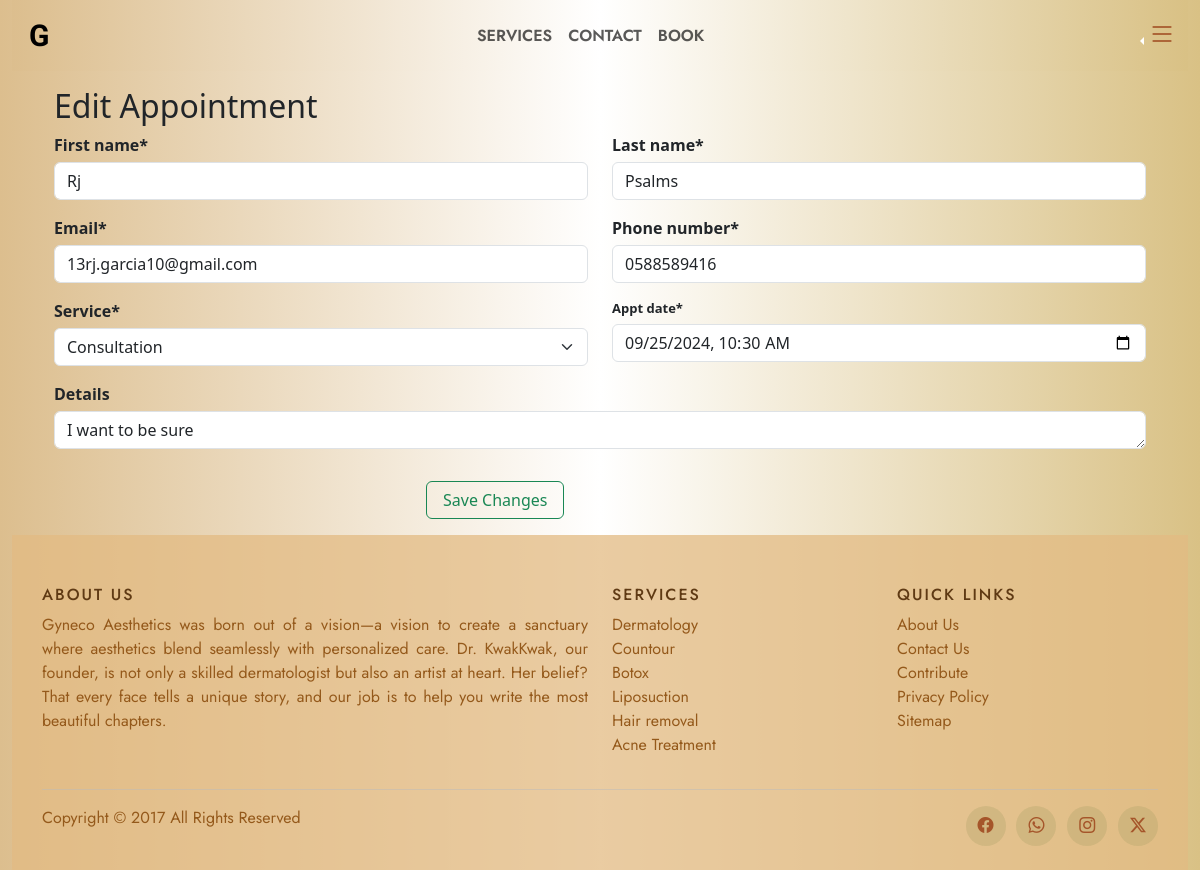
The page /edit_appointment/48/ on the database its author committed.
### website/models.py (models this page shows, shortened)
class Patient(models.Model):
    first_name = models.CharField(max_length=100)
    last_name = models.CharField(max_length=100)
    service = models.ForeignKey(Category, on_delete=models.CASCADE, related_name="type_of")
    email = models.EmailField()
    phone_number = models.CharField(max_length=16)
    details = models.TextField(max_length=3000, null=True, blank=True)
    appt_date = models.DateTimeField()
    date_added = models.DateTimeField(auto_now_add=True)
    is_active = models.BooleanField(default=True, blank=True)
    is_done = models.BooleanField(default=False, blank=True)
    is_confirmed = models.BooleanField(default=False, blank=True)
    user = models.ForeignKey(settings.AUTH_USER_MODEL, on_delete=models.CASCADE, null=True, blank=True, related_name="booker")

### website/views.py (the view)
# urls.py: path('edit_appointment/<int:appointment_id>/', views.edit_appointment, name='edit_appointment'),
def edit_appointment(request, appointment_id):
    appointment = get_object_or_404(Patient, id=appointment_id)
    if request.method == 'POST':
        form = PatientForm(request.POST, instance=appointment)
        if form.is_valid():
            form.save()
            messages.success(request, 'Appointment updated successfully.')
            return redirect('active_appointments')
    else:
        form = PatientForm(instance=appointment)
    return render(request, 'website/edit_appointment.html', {'form': form, 'appointment_id': appointment_id})

### website/models.py (called while the page is built)
    def __str__(self):
        return self.type

### website/templates/website/edit_appointment.html (shortened to what this page needs)
{% extends 'website/layout.html' %}
{% load static %}
{% load crispy_forms_tags %}
{% block body %}
<div class="container">
  <div class="container">
    <h2>Edit Appointment</h2>
           <form action="{% url 'edit_appointment' appointment_id %}" method="post">
            <div class="row">
                <div class="col-md-6">
                    {{ form.first_name|as_crispy_field }}
                </div>
                <div class="col-md-6">
                    {{ form.last_name|as_crispy_field }}
                </div>
            </div>
            <div class="row">
                <div class="col-md-6">
                    {{ form.email|as_crispy_field }}
                </div>
                <div class="col-md-6">
                    {{ form.phone_number|as_crispy_field }}
                </div>
            </div>
            <div class="row">
                <div class="col-md-6">
                    {{ form.service|as_crispy_field }}
                </div>
                <div class="col-md-6">
                    <div class="form-floating mb-3">
                        {{ form.appt_date|as_crispy_field }}
                    </div>
                </div>
            </div>
            <div class="row">
                <div class="col-md-12">
                    {{ form.details|as_crispy_field }}
                </div>
            </div>
            <div class="row">
                <div class="col-4 mx-auto">
                    <button type="submit" class="btn btn-outline-success px-3 my-3">Save Changes</button>
                </div>
            </div>
        </form>
    </div>
</div>
{% endblock %}

### website/static/website/instyle.css (style rules this page uses)
html { overflow-x: hidden !important; max-width : 100%; scroll-behavior: smooth; }
body, .navbar, .c-dropmenu { background-image: linear-gradient(to right, rgb(220, 190, 142), rgb(255, 255, 255), rgb(217, 193, 133)); }
.form-control { width: 100%; }
.form-label { font-weight: bold; margin-bottom: 5px; }
.form-floating, .input-group { font-size: small; }

### rows shown on the page
Patient: first_name "Rj", last_name "Psalms", email "13rj.garcia10@gmail.com", phone_number "0588589416", service "Consultation", appt_date "09/25/2024 10:30", details "I want to be sure"
